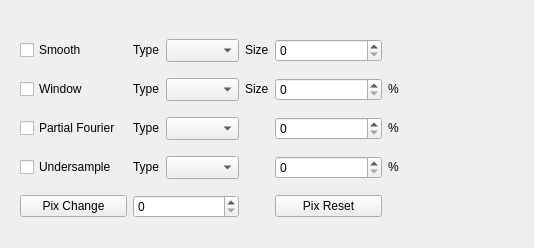
<?xml version="1.0" encoding="UTF-8"?>
<ui version="4.0">
 <class>kspacepara</class>
 <widget class="QWidget" name="kspacepara">
  <property name="enabled">
   <bool>true</bool>
  </property>
  <property name="geometry">
   <rect>
    <x>0</x>
    <y>0</y>
    <width>534</width>
    <height>248</height>
   </rect>
  </property>
  <property name="sizePolicy">
   <sizepolicy hsizetype="Fixed" vsizetype="Minimum">
    <horstretch>0</horstretch>
    <verstretch>0</verstretch>
   </sizepolicy>
  </property>
  <property name="windowTitle">
   <string>kspacepara</string>
  </property>
  <property name="layoutDirection">
   <enum>Qt::LeftToRight</enum>
  </property>
  <widget class="QWidget" name="layoutWidget">
   <property name="geometry">
    <rect>
     <x>9</x>
     <y>18</y>
     <width>481</width>
     <height>221</height>
    </rect>
   </property>
   <layout class="QHBoxLayout" name="horizontalLayout_5">
    <item>
     <layout class="QGridLayout" name="gridLayout">
      <item row="1" column="1">
       <layout class="QHBoxLayout" name="horizontalLayout_2">
        <item>
         <widget class="QLabel" name="label_3">
          <property name="sizePolicy">
           <sizepolicy hsizetype="Fixed" vsizetype="Fixed">
            <horstretch>0</horstretch>
            <verstretch>0</verstretch>
           </sizepolicy>
          </property>
          <property name="text">
           <string>Type</string>
          </property>
          <property name="buddy">
           <cstring>windowtype</cstring>
          </property>
         </widget>
        </item>
        <item>
         <widget class="QComboBox" name="windowtype">
          <property name="sizePolicy">
           <sizepolicy hsizetype="Preferred" vsizetype="Preferred">
            <horstretch>0</horstretch>
            <verstretch>0</verstretch>
           </sizepolicy>
          </property>
          <property name="minimumSize">
           <size>
            <width>0</width>
            <height>0</height>
           </size>
          </property>
          <property name="sizeAdjustPolicy">
           <enum>QComboBox::AdjustToContentsOnFirstShow</enum>
          </property>
         </widget>
        </item>
       </layout>
      </item>
      <item row="2" column="3">
       <widget class="QSpinBox" name="partialFouriePercent">
        <property name="sizePolicy">
         <sizepolicy hsizetype="Preferred" vsizetype="Preferred">
          <horstretch>0</horstretch>
          <verstretch>0</verstretch>
         </sizepolicy>
        </property>
        <property name="minimumSize">
         <size>
          <width>60</width>
          <height>20</height>
         </size>
        </property>
        <property name="maximum">
         <number>100</number>
        </property>
       </widget>
      </item>
      <item row="0" column="1">
       <layout class="QHBoxLayout" name="horizontalLayout_3">
        <item>
         <widget class="QLabel" name="label_4">
          <property name="sizePolicy">
           <sizepolicy hsizetype="Fixed" vsizetype="Fixed">
            <horstretch>0</horstretch>
            <verstretch>0</verstretch>
           </sizepolicy>
          </property>
          <property name="text">
           <string>Type</string>
          </property>
          <property name="buddy">
           <cstring>smoothtype</cstring>
          </property>
         </widget>
        </item>
        <item>
         <widget class="QComboBox" name="smoothtype">
          <property name="sizePolicy">
           <sizepolicy hsizetype="Preferred" vsizetype="Preferred">
            <horstretch>0</horstretch>
            <verstretch>0</verstretch>
           </sizepolicy>
          </property>
          <property name="minimumSize">
           <size>
            <width>0</width>
            <height>0</height>
           </size>
          </property>
          <property name="sizeAdjustPolicy">
           <enum>QComboBox::AdjustToContentsOnFirstShow</enum>
          </property>
         </widget>
        </item>
       </layout>
      </item>
      <item row="0" column="3">
       <widget class="QSpinBox" name="smoothsize">
        <property name="sizePolicy">
         <sizepolicy hsizetype="Preferred" vsizetype="Preferred">
          <horstretch>0</horstretch>
          <verstretch>0</verstretch>
         </sizepolicy>
        </property>
        <property name="minimumSize">
         <size>
          <width>60</width>
          <height>20</height>
         </size>
        </property>
       </widget>
      </item>
      <item row="3" column="0">
       <widget class="QCheckBox" name="undersamplechk">
        <property name="text">
         <string>Undersample</string>
        </property>
       </widget>
      </item>
      <item row="1" column="3">
       <widget class="QSpinBox" name="windowsize">
        <property name="sizePolicy">
         <sizepolicy hsizetype="Preferred" vsizetype="Preferred">
          <horstretch>0</horstretch>
          <verstretch>0</verstretch>
         </sizepolicy>
        </property>
        <property name="minimumSize">
         <size>
          <width>60</width>
          <height>20</height>
         </size>
        </property>
        <property name="maximum">
         <number>100</number>
        </property>
       </widget>
      </item>
      <item row="2" column="0">
       <widget class="QCheckBox" name="PFchk">
        <property name="text">
         <string>Partial Fourier</string>
        </property>
       </widget>
      </item>
      <item row="1" column="4">
       <widget class="QLabel" name="label_10">
        <property name="sizePolicy">
         <sizepolicy hsizetype="Fixed" vsizetype="Fixed">
          <horstretch>0</horstretch>
          <verstretch>0</verstretch>
         </sizepolicy>
        </property>
        <property name="text">
         <string>%</string>
        </property>
       </widget>
      </item>
      <item row="0" column="0">
       <widget class="QCheckBox" name="smoothchk">
        <property name="text">
         <string>Smooth</string>
        </property>
       </widget>
      </item>
      <item row="0" column="2">
       <widget class="QLabel" name="label">
        <property name="sizePolicy">
         <sizepolicy hsizetype="Fixed" vsizetype="Fixed">
          <horstretch>0</horstretch>
          <verstretch>0</verstretch>
         </sizepolicy>
        </property>
        <property name="text">
         <string>Size</string>
        </property>
        <property name="buddy">
         <cstring>smoothsize</cstring>
        </property>
       </widget>
      </item>
      <item row="2" column="1">
       <layout class="QHBoxLayout" name="horizontalLayout">
        <item>
         <widget class="QLabel" name="label_8">
          <property name="sizePolicy">
           <sizepolicy hsizetype="Fixed" vsizetype="Fixed">
            <horstretch>0</horstretch>
            <verstretch>0</verstretch>
           </sizepolicy>
          </property>
          <property name="text">
           <string>Type</string>
          </property>
          <property name="buddy">
           <cstring>partialFouriertype</cstring>
          </property>
         </widget>
        </item>
        <item>
         <widget class="QComboBox" name="partialFouriertype">
          <property name="sizePolicy">
           <sizepolicy hsizetype="Preferred" vsizetype="Preferred">
            <horstretch>0</horstretch>
            <verstretch>0</verstretch>
           </sizepolicy>
          </property>
          <property name="minimumSize">
           <size>
            <width>0</width>
            <height>0</height>
           </size>
          </property>
          <property name="sizeAdjustPolicy">
           <enum>QComboBox::AdjustToContentsOnFirstShow</enum>
          </property>
         </widget>
        </item>
       </layout>
      </item>
      <item row="3" column="4">
       <widget class="QLabel" name="label_15">
        <property name="sizePolicy">
         <sizepolicy hsizetype="Fixed" vsizetype="Fixed">
          <horstretch>0</horstretch>
          <verstretch>0</verstretch>
         </sizepolicy>
        </property>
        <property name="text">
         <string>%</string>
        </property>
       </widget>
      </item>
      <item row="2" column="4">
       <widget class="QLabel" name="label_9">
        <property name="sizePolicy">
         <sizepolicy hsizetype="Fixed" vsizetype="Fixed">
          <horstretch>0</horstretch>
          <verstretch>0</verstretch>
         </sizepolicy>
        </property>
        <property name="text">
         <string>%</string>
        </property>
       </widget>
      </item>
      <item row="1" column="0">
       <widget class="QCheckBox" name="windowchk">
        <property name="text">
         <string>Window</string>
        </property>
       </widget>
      </item>
      <item row="3" column="1">
       <layout class="QHBoxLayout" name="horizontalLayout_4">
        <item>
         <widget class="QLabel" name="label_11">
          <property name="sizePolicy">
           <sizepolicy hsizetype="Fixed" vsizetype="Fixed">
            <horstretch>0</horstretch>
            <verstretch>0</verstretch>
           </sizepolicy>
          </property>
          <property name="text">
           <string>Type</string>
          </property>
          <property name="buddy">
           <cstring>partialFouriertype</cstring>
          </property>
         </widget>
        </item>
        <item>
         <widget class="QComboBox" name="undersampletype">
          <property name="sizePolicy">
           <sizepolicy hsizetype="Preferred" vsizetype="Preferred">
            <horstretch>0</horstretch>
            <verstretch>0</verstretch>
           </sizepolicy>
          </property>
          <property name="minimumSize">
           <size>
            <width>0</width>
            <height>0</height>
           </size>
          </property>
          <property name="sizeAdjustPolicy">
           <enum>QComboBox::AdjustToContentsOnFirstShow</enum>
          </property>
         </widget>
        </item>
       </layout>
      </item>
      <item row="3" column="3">
       <widget class="QSpinBox" name="undersamplepercent">
        <property name="sizePolicy">
         <sizepolicy hsizetype="Preferred" vsizetype="Preferred">
          <horstretch>0</horstretch>
          <verstretch>0</verstretch>
         </sizepolicy>
        </property>
        <property name="minimumSize">
         <size>
          <width>60</width>
          <height>20</height>
         </size>
        </property>
       </widget>
      </item>
      <item row="4" column="0">
       <widget class="QPushButton" name="pixchangebtn">
        <property name="text">
         <string>Pix Change</string>
        </property>
       </widget>
      </item>
      <item row="4" column="1">
       <widget class="QSpinBox" name="pixchangevalue">
        <property name="sizePolicy">
         <sizepolicy hsizetype="Preferred" vsizetype="Preferred">
          <horstretch>0</horstretch>
          <verstretch>0</verstretch>
         </sizepolicy>
        </property>
        <property name="minimumSize">
         <size>
          <width>60</width>
          <height>20</height>
         </size>
        </property>
       </widget>
      </item>
      <item row="4" column="3">
       <widget class="QPushButton" name="resetbtn">
        <property name="text">
         <string>Pix Reset</string>
        </property>
       </widget>
      </item>
      <item row="1" column="2">
       <widget class="QLabel" name="label_2">
        <property name="sizePolicy">
         <sizepolicy hsizetype="Fixed" vsizetype="Fixed">
          <horstretch>0</horstretch>
          <verstretch>0</verstretch>
         </sizepolicy>
        </property>
        <property name="text">
         <string>Size</string>
        </property>
        <property name="buddy">
         <cstring>smoothsize</cstring>
        </property>
       </widget>
      </item>
     </layout>
    </item>
    <item>
     <spacer name="horizontalSpacer">
      <property name="orientation">
       <enum>Qt::Horizontal</enum>
      </property>
      <property name="sizeType">
       <enum>QSizePolicy::Preferred</enum>
      </property>
      <property name="sizeHint" stdset="0">
       <size>
        <width>60</width>
        <height>20</height>
       </size>
      </property>
     </spacer>
    </item>
    <item>
     <layout class="QVBoxLayout" name="verticalLayout">
      <item>
       <spacer name="verticalSpacer">
        <property name="orientation">
         <enum>Qt::Vertical</enum>
        </property>
        <property name="sizeHint" stdset="0">
         <size>
          <width>20</width>
          <height>40</height>
         </size>
        </property>
       </spacer>
      </item>
     </layout>
    </item>
   </layout>
  </widget>
 </widget>
 <layoutdefault spacing="6" margin="11"/>
 <resources/>
 <connections/>
</ui>
